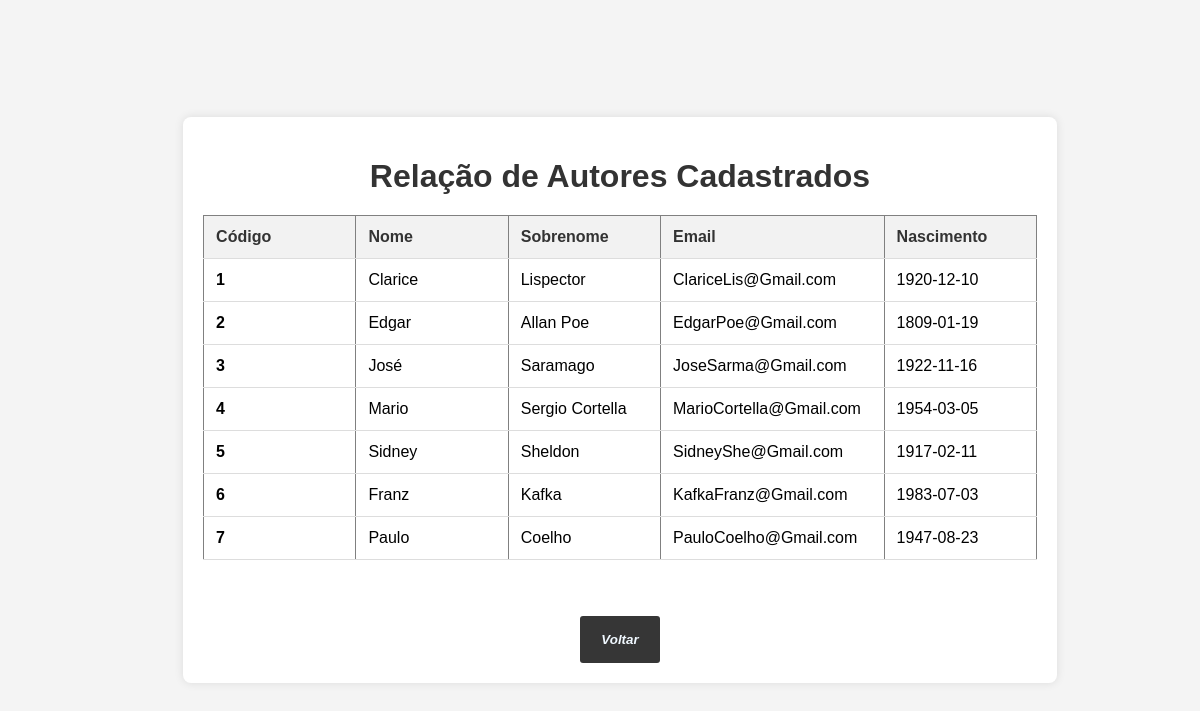
Screenshot of /PHPs/ListarAut.php with the database file from the repository.
### tables this page shows
CREATE TABLE `autor` (
  `Cod_Autor` int(11) NOT NULL,
  `NomeAutor` varchar(30) NOT NULL,
  `Sobrenome` varchar(30) NOT NULL,
  `Email` varchar(60) NOT NULL,
  `Nasc` date NOT NULL
);

### PHPs/Autor.php (called while the page is built, shortened)
<?php
class autor{
    function listar(){
        try {
           $this->conn = new Conectar();
           $sql = $this->conn-> query("select * from autor order by Cod_Autor");
           $sql ->execute();
           return $sql->fetchAll();
        } catch (PDOException $exc) {
            echo "Erro ao executar a consulta." . $exc->getMessage();
        }
    }
}
?>

### PHPs/ListarAut.php (the view, shortened to what this page needs)
<!DOCTYPE html>
<html lang="en">
<head>
    <link rel="stylesheet" href="../CSS//StyleAut.css">
</head>
<body>
<?php
include_once './Autor.php';
$p = new autor();
$pro_bd = $p->listar();
?>
<center>
<div class="container">
        <h1>Relação de Autores Cadastrados</h1>
        <table border="1">
            <tr>
                <th>Código</th>
                <th>Nome</th>
                <th>Sobrenome</th>
                <th>Email</th>
                <th>Nascimento</th>
            </tr>
            <?php
            foreach ($pro_bd as $pro_mostrar) {
            ?>
            <tr>
                <td><b><?php echo $pro_mostrar[0]; ?></b></td>
                <td><?php echo $pro_mostrar[1]; ?></td>
                <td><?php echo $pro_mostrar[2]; ?></td>
                <td><?php echo $pro_mostrar[3]; ?></td>
                <td><?php echo $pro_mostrar[4]; ?></td>
            </tr>
            <?php
            }
            ?>
        </table>
        <div class = frase>
           <br><br><button><b><a href="../MenuLivraria.html">Voltar</a></button>
            </div></b>
        </div>
        </center>
    </body>
</html>

### CSS/styleAut.css (style rules this page uses)
body { font-family: 'Century Gothic', sans-serif; background-color: #f4f4f4; margin: 0; padding: 20px; display: flex; justify-content: center; align-items: center; height: 100vh; box-sizing: border-box; }
.container { width: 100%; max-width: 1200px; margin: 0 auto; background: #fff; padding: 20px; box-shadow: 0 0 10px rgba(0, 0, 0, 0.1); border-radius: 8px; overflow-x: auto; }
h1 { text-align: center; font-size: 2em; color: #333; margin-bottom: 20px; }
table { width: 100%; border-collapse: collapse; margin-bottom: 20px; }
th, td { padding: 12px; text-align: left; border-bottom: 1px solid #ddd; min-width: 120px; }
th { background-color: #f2f2f2; color: #333; font-weight: bold; }
.frase { text-align: center; }
.frase button { background: none; border: none; background-color: #363636; border-radius: 3px; }
.frase button a { text-decoration: none; padding: 15px; display: inline-block; transition: background .6s; color: aliceblue; font-style: oblique; }

### rows the page displays
autor: Cod_Autor "1", NomeAutor "Clarice", Sobrenome "Lispector", Email "ClariceLis@Gmail.com", Nasc "1920-12-10"
autor: Cod_Autor "2", NomeAutor "Edgar", Sobrenome "Allan Poe", Email "EdgarPoe@Gmail.com", Nasc "1809-01-19"
autor: Cod_Autor "3", NomeAutor "José", Sobrenome "Saramago", Email "JoseSarma@Gmail.com", Nasc "1922-11-16"
autor: Cod_Autor "4", NomeAutor "Mario", Sobrenome "Sergio Cortella", Email "MarioCortella@Gmail.com", Nasc "1954-03-05"
autor: Cod_Autor "5", NomeAutor "Sidney", Sobrenome "Sheldon", Email "SidneyShe@Gmail.com", Nasc "1917-02-11"
autor: Cod_Autor "6", NomeAutor "Franz", Sobrenome "Kafka", Email "KafkaFranz@Gmail.com", Nasc "1983-07-03"
autor: Cod_Autor "7", NomeAutor "Paulo", Sobrenome "Coelho", Email "PauloCoelho@Gmail.com", Nasc "1947-08-23"
